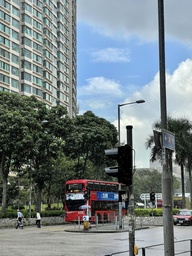
#> input picture data/rain.jpeg, 192 x 256 px, shrunk from 1279 x 1706 before the run, found by its file name
$ python filter.py
#> lines starting #> are read from the running program, lines starting #| are printed output that depends on the picture
from PIL import Image # pillow package
import numpy as np
from scipy import ndimage

def read_img_as_array(file):
    '''read image and convert it to numpy array with dtype np.float64'''
    img = Image.open(file)
#> img is the input picture: PIL image 192x256 RGB; mean R, G, B 116.8, 127.6, 130.6
    arr = np.asarray(img, dtype=np.float64)
    return arr

def save_array_as_img(arr, file):
    min, max = arr.min(), arr.max()
    if min < 0 or max > 255:  # make sure arr falls in [0,255]
        arr = (arr - min)/(max-min)*255

    arr = arr.astype(np.uint8)
    img = Image.fromarray(arr)
    img.save(file)

def show_array_as_img(arr, rescale='minmax'):

    # make sure arr falls in [0,255]
    min, max = arr.min(), arr.max()
    if min < 0 or max > 255:
        arr = (arr - min)/(max-min)*255

    arr = arr.astype(np.uint8)
    img = Image.fromarray(arr)
    img.show()

def rgb2gray(arr):
    R = arr[:, :, 0] # red channel
    G = arr[:, :, 1] # green channel
    B = arr[:, :, 2] # blue channel
    gray = 0.2989*R + 0.5870*G + 0.1140*B
    return gray

#########################################
## Please complete following functions ##
#########################################
def sharpen(img, sigma, alpha):
    '''Sharpen the image. 'sigma' is the standard deviation of Gaussian filter. 'alpha' controls how much details to add.'''
    # TODO: Please complete this function.
    # your code here

    blurred = ndimage.gaussian_filter(img, sigma=[sigma, sigma, 0])
    detailed = img - blurred
    sharpened = img + alpha * detailed
    # truncated the value
    arr = np.clip(sharpened, 0, 255)

    return arr

def median_filter(img, s):
    '''Perform median filter of size s x s to image 'arr', and return the filtered image.'''
    # TODO: Please complete this function.
    # your code here

    pad_size = s // 2
    padded_img = np.pad(img, ((pad_size, pad_size), (pad_size, pad_size), (0, 0)), 'edge')
    arr = np.zeros_like(img)

    for i in range(pad_size, img.shape[0] + pad_size):
        for j in range(pad_size, img.shape[1] + pad_size):
            for k in range(img.shape[2]):
                neighborhood = padded_img[i-pad_size:i+pad_size+1, j-pad_size:j+pad_size+1, k]
                arr[i-pad_size, j-pad_size, k] = np.median(neighborhood)

    return arr

if __name__ == '__main__':
    input_path = 'E:/1.FilterBasicsAndEdgeDetection/data/rain.jpeg'
    output_path_blur = 'E:/1.FilterBasicsAndEdgeDetection/data/1.1_blur.jpeg'
    output_path_sharpened = 'E:/1.FilterBasicsAndEdgeDetection/data/1.2_sharpened.jpeg'
    output_path_derained = 'E:/1.FilterBasicsAndEdgeDetection/data/1.3_derained.jpeg'
    img = read_img_as_array(input_path)
    # show_array_as_img(img)
    #TODO: finish assignment Part I.

    # 1.1
    print(img.shape) # (H,W,C) = (1706, 1279, 3)
#| (256, 192, 3)
    sigma = 2.8  # sigma value
    blurred = ndimage.gaussian_filter(img, sigma=[sigma, sigma, 0])
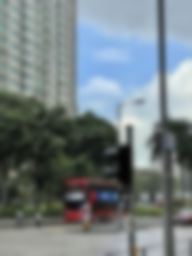
#> blurred: shape (256, 192, 3) float64; mean R, G, B 116.8, 127.6, 130.6
    save_array_as_img(blurred, output_path_blur)
#> in save_array_as_img, `min, max = arr.min(), arr.max()`: min = 3.44; max = 242.2

    #1.2
    alpha = 1.5  # alpha value
    sharpened = sharpen(img, sigma, alpha)
#> in sharpen, `detailed = img - blurred`:
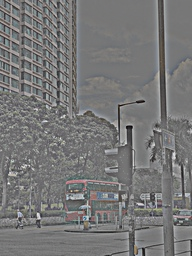
#> detailed: shape (256, 192, 3) float64; mean R, G, B 0, 0, 0; drawn with min black and max white
#> in sharpen, `sharpened = img + alpha * detailed`:
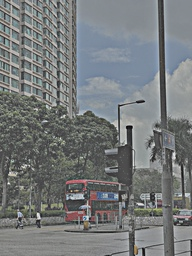
#> sharpened: shape (256, 192, 3) float64; mean R, G, B 116.8, 127.6, 130.6; drawn with min black and max white
#> in sharpen, `arr = np.clip(sharpened, 0, 255)`:
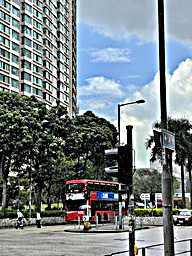
#> arr: shape (256, 192, 3) float64; mean R, G, B 119.2, 129.3, 132.6
    save_array_as_img(sharpened, output_path_sharpened)

    #1.3
    size = 5  # size value for median filter
    median = median_filter(img, size)
#> in median_filter, `padded_img = np.pad(img, ((pad_size, pad_size), (pad_size, pad_size), ..`:
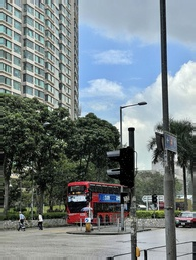
#> padded_img: shape (260, 196, 3) float64; mean R, G, B 117.2, 128, 130.9
#> after the loop in median_filter, `for i in range(pad_size, img.shape[0] + pad_size):`:
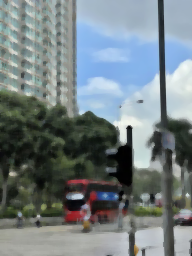
#> arr: shape (256, 192, 3) float64; mean R, G, B 116.5, 127.6, 130.7
    save_array_as_img(median, output_path_derained)

    # Show the results
    show_array_as_img(blurred)
#> in show_array_as_img, `min, max = arr.min(), arr.max()`: min = 3.44; max = 242.2
    show_array_as_img(sharpened)
    show_array_as_img(median)

$ run again, with data/road.jpeg copied over data/rain.jpeg
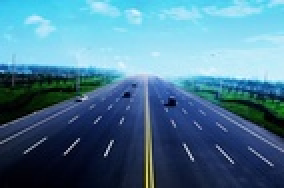
#> input picture data/road.jpeg, 142 x 94 px, shrunk from 949 x 627 before the run, found by its file name (shown 2 times larger)
#> in read_img_as_array, img is the input picture: PIL image 142x94 RGB; mean R, G, B 75.8, 122.4, 147.9
#| (94, 142, 3)
#> in save_array_as_img, `min, max = arr.min(), arr.max()`: min = 0.396; max = 248.2
#> in sharpen, `arr = np.clip(sharpened, 0, 255)`:
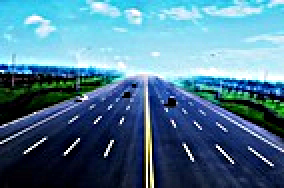
#> arr: shape (94, 142, 3) float64 (shown 2 times larger); mean R, G, B 77.4, 122.5, 147.8
#> after the loop in median_filter, `for i in range(pad_size, img.shape[0] + pad_size):`:
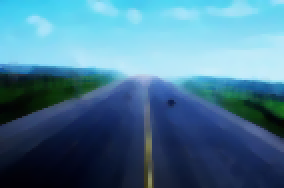
#> arr: shape (94, 142, 3) float64 (shown 2 times larger); mean R, G, B 73.8, 120.9, 146.9
#> in show_array_as_img, `min, max = arr.min(), arr.max()`: min = 0.396; max = 248.2
